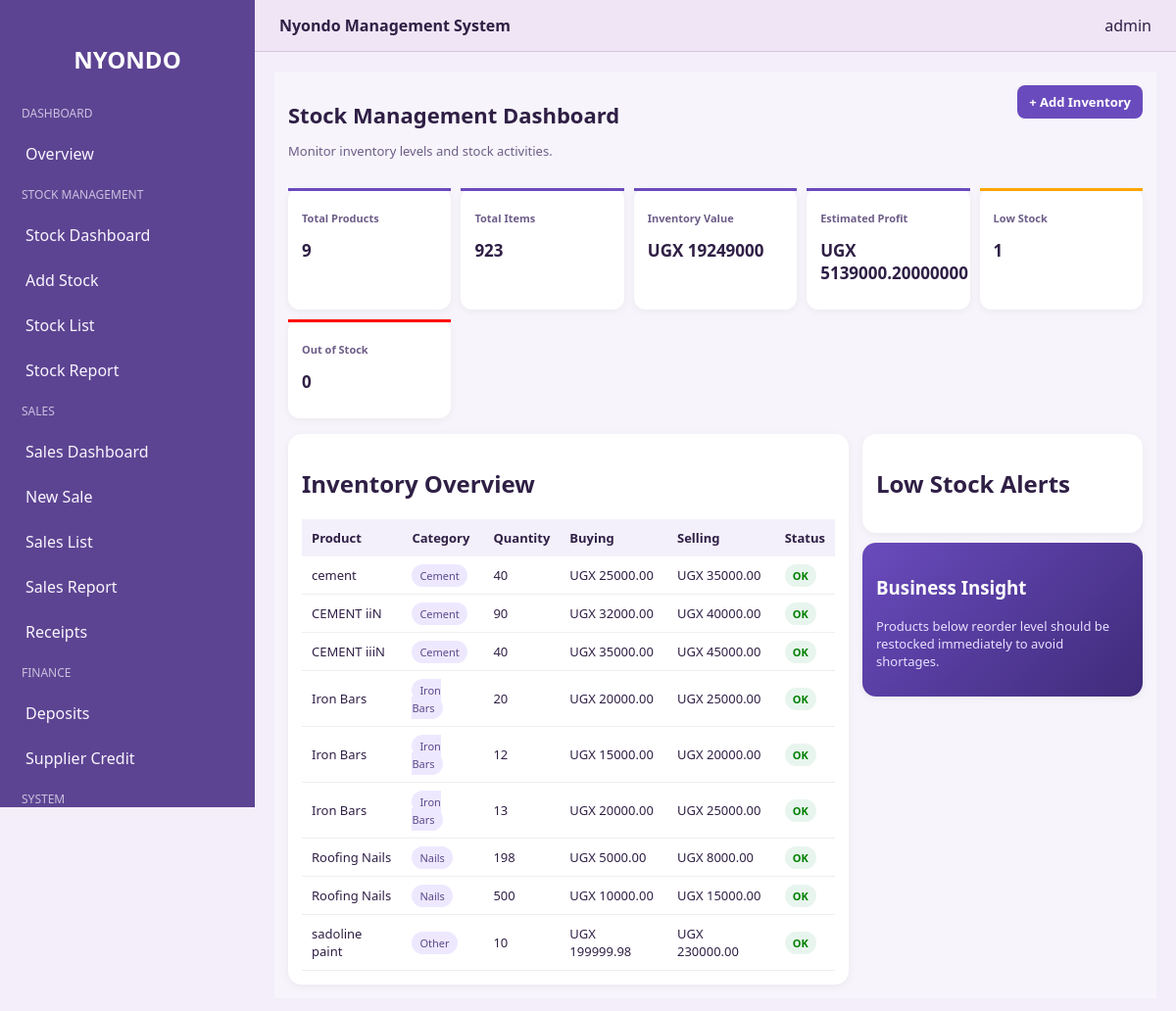
Page /stock_dashboard/ (signed in) on the committed database.
### nyondo_app/models.py (models this page shows, shortened)
class Stock(models.Model):
    CATEGORY_CHOICES = [
        ("Cement", "Cement"),
        ("Iron Bars", "Iron Bars"),
        ("Nails", "Nails"),
        ("Iron Sheets", "Iron Sheets"),
        ("Wire Mesh", "Wire Mesh"),
        ("Barbed Wire", "Barbed Wire"),
        ("Wheelbarrows", "Wheelbarrows"),
        ("Other", "Other"),
    ]
    product_name = models.CharField(max_length=100)
    category = models.CharField(max_length=50, choices=CATEGORY_CHOICES)
    quantity = models.PositiveIntegerField()
    reorder_level = models.PositiveIntegerField(default=5)
    buying_price = models.DecimalField(max_digits=12, decimal_places=2)
    selling_price = models.DecimalField(max_digits=12, decimal_places=2)
    supplier_name = models.CharField(max_length=100)
    description = models.TextField(blank=True, null=True)
    date_added = models.DateTimeField(auto_now_add=True)
    updated_at = models.DateTimeField(auto_now=True)
    @classmethod
    def low_stock_items(cls):
        return cls.objects.filter(quantity__lte=F("reorder_level")).order_by("quantity")

### nyondo_app/views.py (the view)
# urls.py: path('stock_dashboard/', views.stock_dashboard, name='stock_dashboard'),
@login_required
def stock_dashboard(request):
    is_stock_user = request.user.groups.filter(name__iexact="stock").exists()
    if not (request.user.is_superuser or is_stock_user):
        messages.error(request, "Access denied. You do not have permissions for the Stock Dashboard.")
        return redirect("login")
    stock_products = Stock.objects.all()
    total_products = Stock.objects.count()
    total_stock_items = Stock.objects.aggregate(total=Sum("quantity"))["total"] or 0
    inventory_value = Stock.objects.aggregate(
        total=Sum(ExpressionWrapper(F("quantity") * F("selling_price"), output_field=DecimalField()))
    )["total"] or 0
    low_stock = Stock.objects.filter(quantity__lte=10).count()
    out_of_stock = Stock.objects.filter(quantity=0).count()
    try:
        low_stock_alert = get_low_stock_notification()
        alert_items = low_stock_alert.get("low_stock_alert_items", [])
        alert_count = low_stock_alert.get("low_stock_alert_count", 0)
        alert_msg = low_stock_alert.get("low_stock_alert_message", "")
    except NameError:
        alert_items, alert_count, alert_msg = [], 0, ""
    total_profit = Stock.objects.aggregate(
        total=Sum(ExpressionWrapper((F("selling_price") - F("buying_price")) * F("quantity"), output_field=DecimalField()))
    )["total"] or 0
    context = {
        "stock_products": stock_products,
        "total_products": total_products,
        "total_stock_items": total_stock_items,
        "inventory_value": inventory_value,
        "low_stock": low_stock,
        "out_of_stock": out_of_stock,
        "low_stock_alert_items": alert_items,
        "low_stock_alert_count": alert_count,
        "low_stock_alert_message": alert_msg,
        "total_profit": total_profit,
    }
    return render(request, "nyondo/stock_dashboard.html", context)

### nyondo_app/views.py (called while the page is built)
def get_low_stock_notification():
    low_items = Stock.low_stock_items()
    count = low_items.count()
    return {
        "low_stock_alert_items": low_items,
        "low_stock_alert_count": count,
        "low_stock_alert_message": (
            f"{count} product{'s' if count != 1 else ''} are at or below reorder level"
            if count else "All stock levels are healthy"
        ),
    }

### nyondo_app/templates/nyondo/stock_dashboard.html (shortened to what this page needs)
{% extends "nyondo/base.html" %}
{% load static %}
{% block content %}
<div class="dashboard-container">
    <div class="dashboard-header">
        <div>
            <h1>Stock Management Dashboard</h1>
            <p>Monitor inventory levels and stock activities.</p>
        </div>
        <div class="header-actions">
            <a href="{% url 'add_stock' %}" class="primary-btn">
                + Add Inventory
            </a>
        </div>
    </div>
    <div class="stats-grid">
        <div class="stat-card">
            <h3>Total Products</h3>
            <h2>{{ total_products }}</h2>
        </div>
        <div class="stat-card">
            <h3>Total Items</h3>
            <h2>{{ total_stock_items }}</h2>
        </div>
        <div class="stat-card">
            <h3>Inventory Value</h3>
            <h2>UGX {{ inventory_value }}</h2>
        </div>
        <div class="stat-card">
            <h3>Estimated Profit</h3>
            <h2>UGX {{ total_profit }}</h2>
        </div>
        <div class="stat-card warning-card">
            <h3>Low Stock</h3>
            <h2>{{ low_stock }}</h2>
        </div>
        <div class="stat-card danger-card">
            <h3>Out of Stock</h3>
            <h2>{{ out_of_stock }}</h2>
        </div>
    </div>
    <div class="content-grid">
        <div class="table-section">
            <div class="section-header">
                <h2>Inventory Overview</h2>
            </div>
            <div class="table-wrapper">
                <table>
                    <thead>
                        <tr>
                            <th>Product</th>
                            <th>Category</th>
                            <th>Quantity</th>
                            <th>Buying</th>
                            <th>Selling</th>
                            <th>Status</th>
                        </tr>
                    </thead>
                    <tbody>
                        {% for product in stock_products %}
                        <tr>
                            <td>{{ product.product_name }}</td>
                            <td>
                                <span class="category-badge">
                                    {{ product.category }}
                                </span>
                            </td>
                            <td>{{ product.quantity }}</td>
                            <td>UGX {{ product.buying_price }}</td>
                            <td>UGX {{ product.selling_price }}</td>
                            <td>
                                {% if product.quantity == 0 %}
                                    <span class="status out">OUT</span>
                                {% elif product.quantity <= product.reorder_level %}
                                    <span class="status low">LOW</span>
                                {% else %}
                                    <span class="status ok">OK</span>
                                {% endif %}
                            </td>
                        </tr>
                        {% endfor %}
                    </tbody>
                </table>
            </div>
        </div>
        <div class="side-panel">
            <div class="panel-card">
                <div class="section-header">
                    <h2>Low Stock Alerts</h2>
                </div>
            </div>
            <div class="insight-card">
                <h3>Business Insight</h3>
                <p>
                    Products below reorder level should be restocked immediately to avoid shortages.
                </p>
            </div>
        </div>
    </div>
</div>
<link rel="stylesheet" href="{% static 'nyondo_app/css/nyondo/stock_dashboard.css' %}">
{% endblock %}

### nyondo_app/templates/nyondo/base.html (shortened to what this page needs)
{% load static %}
<!DOCTYPE html>
<html>
<head>
    <link rel="stylesheet" href="{% static 'nyondo_app/css/nyondo/base.css' %}">
</head>
<body>
<div class="sidebar">
    <h2>NYONDO</h2>
    {% if user.is_superuser %}
        <div class="menu-title">Dashboard</div>
        <a href="{% url 'admin_dashboard' %}">Overview</a>
        <div class="menu-title">Stock Management</div>
        <a href="{% url 'stock_dashboard' %}">Stock Dashboard</a>
        <a href="{% url 'add_stock' %}">Add Stock</a>
        <a href="{% url 'stock_list' %}">Stock List</a>
        <a href="{% url 'stock_report' %}">Stock Report</a>
        <div class="menu-title">Sales</div>
        <a href="{% url 'sales_dashboard' %}">Sales Dashboard</a>
        <a href="{% url 'add_sale' %}">New Sale</a>
        <a href="{% url 'sales_list' %}">Sales List</a>
        <a href="{% url 'sales_report' %}">Sales Report</a>
        <a href="{% url 'receipts_list' %}">Receipts</a>
        <div class="menu-title">Finance</div>
        <a href="{% url 'deposit_list' %}">Deposits</a>
        <a href="{% url 'credit_list' %}">Supplier Credit</a>
        <div class="menu-title">System</div>
    {% else %}
        <div class="menu-title no-role-title">No Role Found</div>
        <p class="no-role-message">Please contact your system admin to set your group permissions.</p>
    {% endif %}
</div>
<div class="main">
    <div class="topbar">
        <div><b>Nyondo Management System</b></div>
        <div>{{ user.username }}</div>
    </div>
    <div class="container">
        {% block content %}{% endblock %}
    </div>
</div>
</body>
</html>

### nyondo_app/static/nyondo_app/css/nyondo/base.css (style rules this page uses)
:root { --bg: #f3eef9; --surface: #efe5f5; --surface-soft: #f7f1fb; --sidebar: #5d4492; --sidebar-hover: #7f66bf; --text: #2f1f45; --text-muted: #6d5d88; --border: rgba(109, 89, 138, 0.22); --button: #7550b1; --button-hover: #5d3d94; --button-text: #f8f5ff; }
body { margin: 0; font-family: "Segoe UI", Arial, sans-serif; background: var(--bg); color: var(--text); }
.sidebar { width: 260px; height: 100vh; background: var(--sidebar); color: var(--button-text); position: fixed; top: 0; left: 0; padding-top: 24px; overflow-y: auto; }
.sidebar h2 { text-align: center; color: #fff; margin-bottom: 20px; }
.sidebar a { display: block; padding: 12px 22px; color: var(--button-text); text-decoration: none; border-left: 4px solid transparent; }
.menu-title { padding: 10px 22px; font-size: 12px; opacity: 0.7; text-transform: uppercase; }
.main { margin-left: 260px; width: calc(100% - 260px); min-height: 100vh; display: flex; flex-direction: column; }
.topbar { background: var(--surface); padding: 15px 25px; display: flex; justify-content: space-between; border-bottom: 1px solid var(--border); }
.container { padding: 20px; flex: 1; }

### nyondo_app/static/nyondo_app/css/nyondo/stock_dashboard.css (style rules this page uses)
.dashboard-container { padding: 14px; background: #f7f5fb; }
.dashboard-header { display: flex; justify-content: space-between; align-items: flex-start; flex-wrap: wrap; gap: 10px; margin-bottom: 16px; }
.dashboard-header h1 { font-size: 22px; color: #2f1f45; margin-bottom: 4px; }
.dashboard-header p { font-size: 13px; color: #6d5d88; }
.primary-btn { background: #6a4bbd; color: white; padding: 8px 12px; border-radius: 8px; text-decoration: none; font-size: 13px; font-weight: 600; transition: 0.2s; display: inline-block; }
.stats-grid { display: grid; grid-template-columns: repeat(auto-fit, minmax(160px, 1fr)); gap: 10px; margin-bottom: 16px; }
.stat-card { background: white; padding: 12px 14px; border-radius: 12px; box-shadow: 0 2px 8px rgba(0,0,0,0.05); position: relative; }
.stat-card::before { content: ""; position: absolute; top: 0; left: 0; height: 3px; width: 100%; background: #6a4bbd; }
.warning-card::before { background: orange; }
.danger-card::before { background: red; }
.stat-card h3 { font-size: 11px; color: #6d5d88; margin-bottom: 4px; }
.stat-card h2 { font-size: 17px; color: #2f1f45; }
.content-grid { display: grid; grid-template-columns: 2fr 1fr; gap: 14px; }
.table-section, .panel-card, .insight-card { background: white; padding: 14px; border-radius: 14px; box-shadow: 0 2px 10px rgba(0,0,0,0.05); }
.table-wrapper { overflow-x: auto; }
table { width: 100%; border-collapse: collapse; font-size: 13px; }
thead { background: #f3f0fb; }
th, td { padding: 10px; text-align: left; }
td { border-bottom: 1px solid #eee; }
.category-badge { background: #eee8ff; padding: 4px 8px; border-radius: 20px; font-size: 11px; color: #5a4b8a; }
.status { padding: 4px 8px; border-radius: 20px; font-size: 11px; font-weight: bold; }
.status.ok { background: #e8f5ee; color: green; }
.insight-card { margin-top: 10px; background: linear-gradient(135deg, #6a4bbd, #3f2b7a); color: white; }
.insight-card p { font-size: 13px; color: #e6e0ff; }

### rows in the picture
Stock: product_name "cement", category "Cement", quantity "40", buying_price "25000.00", selling_price "35000.00", reorder_level "OK"
Stock: product_name "CEMENT iiN", category "Cement", quantity "90", buying_price "32000.00", selling_price "40000.00", reorder_level "OK"
Stock: product_name "CEMENT iiiN", category "Cement", quantity "40", buying_price "35000.00", selling_price "45000.00", reorder_level "OK"
Stock: product_name "Iron Bars", category "Iron Bars", quantity "20", buying_price "20000.00", selling_price "25000.00", reorder_level "OK"
Stock: product_name "Iron Bars", category "Iron Bars", quantity "12", buying_price "15000.00", selling_price "20000.00", reorder_level "OK"
Stock: product_name "Iron Bars", category "Iron Bars", quantity "13", buying_price "20000.00", selling_price "25000.00", reorder_level "OK"
Stock: product_name "Roofing Nails", category "Nails", quantity "198", buying_price "5000.00", selling_price "8000.00", reorder_level "OK"
Stock: product_name "Roofing Nails", category "Nails", quantity "500", buying_price "10000.00", selling_price "15000.00", reorder_level "OK"
Stock: product_name "sadoline paint", category "Other", quantity "10", buying_price "199999.98", selling_price "230000.00", reorder_level "OK"

### other values in the picture
{{ user.username }} "admin"
{{ total_products }} "9"
{{ total_stock_items }} "923"
{{ inventory_value }} "19249000"
{{ total_profit }} "5139000.20000000"
{{ low_stock }} "1"
{{ out_of_stock }} "0"
